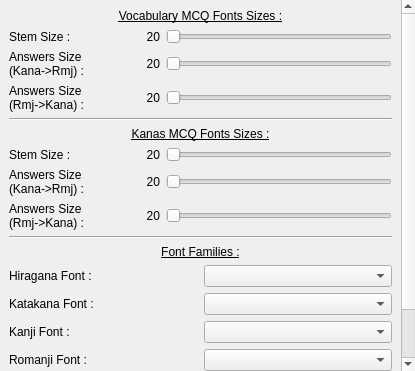
<?xml version="1.0" encoding="UTF-8"?>
<ui version="4.0">
 <class>FntSettingsPage</class>
 <widget class="QWidget" name="FntSettingsPage">
  <property name="geometry">
   <rect>
    <x>0</x>
    <y>0</y>
    <width>415</width>
    <height>371</height>
   </rect>
  </property>
  <property name="windowTitle">
   <string>Form</string>
  </property>
  <layout class="QVBoxLayout" name="verticalLayout" stretch="0">
   <property name="spacing">
    <number>0</number>
   </property>
   <property name="leftMargin">
    <number>0</number>
   </property>
   <property name="topMargin">
    <number>0</number>
   </property>
   <property name="rightMargin">
    <number>0</number>
   </property>
   <property name="bottomMargin">
    <number>0</number>
   </property>
   <item>
    <widget class="QScrollArea" name="ScrollArea">
     <property name="frameShape">
      <enum>QFrame::NoFrame</enum>
     </property>
     <property name="frameShadow">
      <enum>QFrame::Plain</enum>
     </property>
     <property name="lineWidth">
      <number>0</number>
     </property>
     <property name="verticalScrollBarPolicy">
      <enum>Qt::ScrollBarAsNeeded</enum>
     </property>
     <property name="horizontalScrollBarPolicy">
      <enum>Qt::ScrollBarAsNeeded</enum>
     </property>
     <property name="widgetResizable">
      <bool>true</bool>
     </property>
     <widget class="QWidget" name="scrollAreaWidgetContents">
      <property name="geometry">
       <rect>
        <x>0</x>
        <y>-100</y>
        <width>401</width>
        <height>471</height>
       </rect>
      </property>
      <property name="maximumSize">
       <size>
        <width>773</width>
        <height>16777215</height>
       </size>
      </property>
      <layout class="QVBoxLayout" name="verticalLayout_2">
       <item>
        <layout class="QVBoxLayout" name="VocabMCQFontSizesContainer" stretch="1,1,0,1">
         <property name="topMargin">
          <number>0</number>
         </property>
         <property name="bottomMargin">
          <number>0</number>
         </property>
         <item>
          <widget class="QLabel" name="VocabTitle">
           <property name="font">
            <font>
             <underline>true</underline>
            </font>
           </property>
           <property name="text">
            <string>Vocabulary MCQ Fonts Sizes :</string>
           </property>
           <property name="alignment">
            <set>Qt::AlignCenter</set>
           </property>
          </widget>
         </item>
         <item>
          <layout class="QHBoxLayout" name="VocabStemSizeContainer" stretch="2,3">
           <property name="topMargin">
            <number>0</number>
           </property>
           <item>
            <layout class="QHBoxLayout" name="VocabStemLabelContainer">
             <property name="leftMargin">
              <number>0</number>
             </property>
             <item>
              <widget class="QLabel" name="VocabStemLabel">
               <property name="text">
                <string>Stem Size :</string>
               </property>
              </widget>
             </item>
             <item>
              <widget class="QLabel" name="VocabStemValueLabel">
               <property name="text">
                <string>20</string>
               </property>
               <property name="alignment">
                <set>Qt::AlignRight|Qt::AlignTrailing|Qt::AlignVCenter</set>
               </property>
              </widget>
             </item>
            </layout>
           </item>
           <item>
            <widget class="QSlider" name="VocabStemSlider">
             <property name="minimum">
              <number>5</number>
             </property>
             <property name="maximum">
              <number>120</number>
             </property>
             <property name="pageStep">
              <number>5</number>
             </property>
             <property name="orientation">
              <enum>Qt::Horizontal</enum>
             </property>
            </widget>
           </item>
          </layout>
         </item>
         <item>
          <layout class="QHBoxLayout" name="VocabAnswerKanaRmjSizeContainer" stretch="2,3">
           <property name="topMargin">
            <number>0</number>
           </property>
           <item>
            <layout class="QHBoxLayout" name="VocabAnswerKanaRmjLabelContainer">
             <property name="leftMargin">
              <number>0</number>
             </property>
             <item>
              <widget class="QLabel" name="VocabAnswerKanaRmjLabel">
               <property name="text">
                <string>Answers Size
(Kana-&gt;Rmj) : </string>
               </property>
              </widget>
             </item>
             <item>
              <widget class="QLabel" name="VocabAnswerKanaRmjValueLabel">
               <property name="text">
                <string>20</string>
               </property>
               <property name="alignment">
                <set>Qt::AlignRight|Qt::AlignTrailing|Qt::AlignVCenter</set>
               </property>
              </widget>
             </item>
            </layout>
           </item>
           <item>
            <widget class="QSlider" name="VocabAnswerKanaRmjSlider">
             <property name="minimum">
              <number>5</number>
             </property>
             <property name="maximum">
              <number>120</number>
             </property>
             <property name="pageStep">
              <number>5</number>
             </property>
             <property name="orientation">
              <enum>Qt::Horizontal</enum>
             </property>
            </widget>
           </item>
          </layout>
         </item>
         <item>
          <layout class="QHBoxLayout" name="VocabAnswerRmjKanaSizeContainer" stretch="2,3">
           <property name="topMargin">
            <number>0</number>
           </property>
           <item>
            <layout class="QHBoxLayout" name="VocabAnswerRmjKanaLabelContainer">
             <property name="leftMargin">
              <number>0</number>
             </property>
             <item>
              <widget class="QLabel" name="VocabAnswerRmjKanaLabel">
               <property name="text">
                <string>Answers Size
(Rmj-&gt;Kana) : </string>
               </property>
              </widget>
             </item>
             <item>
              <widget class="QLabel" name="VocabAnswerRmjKanaValueLabel">
               <property name="text">
                <string>20</string>
               </property>
               <property name="alignment">
                <set>Qt::AlignRight|Qt::AlignTrailing|Qt::AlignVCenter</set>
               </property>
              </widget>
             </item>
            </layout>
           </item>
           <item>
            <widget class="QSlider" name="VocabAnswerRmjKanaSlider">
             <property name="minimum">
              <number>5</number>
             </property>
             <property name="maximum">
              <number>120</number>
             </property>
             <property name="pageStep">
              <number>5</number>
             </property>
             <property name="orientation">
              <enum>Qt::Horizontal</enum>
             </property>
            </widget>
           </item>
          </layout>
         </item>
        </layout>
       </item>
       <item>
        <widget class="Line" name="line_2">
         <property name="orientation">
          <enum>Qt::Horizontal</enum>
         </property>
        </widget>
       </item>
       <item>
        <layout class="QVBoxLayout" name="KanasMCQFontSizesContainer" stretch="1,1,1,1">
         <property name="topMargin">
          <number>0</number>
         </property>
         <property name="bottomMargin">
          <number>0</number>
         </property>
         <item>
          <widget class="QLabel" name="KanasMCQTitle">
           <property name="font">
            <font>
             <underline>true</underline>
            </font>
           </property>
           <property name="text">
            <string>Kanas MCQ Fonts Sizes :</string>
           </property>
           <property name="alignment">
            <set>Qt::AlignCenter</set>
           </property>
          </widget>
         </item>
         <item>
          <layout class="QHBoxLayout" name="KanasStemSizeContainer" stretch="2,3">
           <property name="bottomMargin">
            <number>0</number>
           </property>
           <item>
            <layout class="QHBoxLayout" name="KanasStemLabelContainer">
             <property name="rightMargin">
              <number>0</number>
             </property>
             <item>
              <widget class="QLabel" name="KanasStemLabel">
               <property name="text">
                <string>Stem Size :</string>
               </property>
              </widget>
             </item>
             <item>
              <widget class="QLabel" name="KanasStemValueLabel">
               <property name="text">
                <string>20</string>
               </property>
               <property name="alignment">
                <set>Qt::AlignRight|Qt::AlignTrailing|Qt::AlignVCenter</set>
               </property>
              </widget>
             </item>
            </layout>
           </item>
           <item>
            <widget class="QSlider" name="KanasStemSlider">
             <property name="sizePolicy">
              <sizepolicy hsizetype="Expanding" vsizetype="Fixed">
               <horstretch>0</horstretch>
               <verstretch>0</verstretch>
              </sizepolicy>
             </property>
             <property name="minimum">
              <number>5</number>
             </property>
             <property name="maximum">
              <number>120</number>
             </property>
             <property name="pageStep">
              <number>5</number>
             </property>
             <property name="orientation">
              <enum>Qt::Horizontal</enum>
             </property>
            </widget>
           </item>
          </layout>
         </item>
         <item>
          <layout class="QHBoxLayout" name="KanasAnswerKanaRmjSizeContainer" stretch="2,3">
           <property name="topMargin">
            <number>0</number>
           </property>
           <item>
            <layout class="QHBoxLayout" name="KanasAnswerKanaRmjLabelContainer">
             <property name="rightMargin">
              <number>0</number>
             </property>
             <item>
              <widget class="QLabel" name="KanasAnswerKanaRmjLabel">
               <property name="text">
                <string>Answers Size
(Kana-&gt;Rmj) : </string>
               </property>
              </widget>
             </item>
             <item>
              <widget class="QLabel" name="KanasAnswerKanaRmjValueLabel">
               <property name="text">
                <string>20</string>
               </property>
               <property name="alignment">
                <set>Qt::AlignRight|Qt::AlignTrailing|Qt::AlignVCenter</set>
               </property>
              </widget>
             </item>
            </layout>
           </item>
           <item>
            <widget class="QSlider" name="KanasAnswerKanaRmjSlider">
             <property name="sizePolicy">
              <sizepolicy hsizetype="Expanding" vsizetype="Fixed">
               <horstretch>0</horstretch>
               <verstretch>0</verstretch>
              </sizepolicy>
             </property>
             <property name="minimum">
              <number>5</number>
             </property>
             <property name="maximum">
              <number>120</number>
             </property>
             <property name="pageStep">
              <number>5</number>
             </property>
             <property name="orientation">
              <enum>Qt::Horizontal</enum>
             </property>
            </widget>
           </item>
          </layout>
         </item>
         <item>
          <layout class="QHBoxLayout" name="KanasAnswerRmjKanaSizeContainer" stretch="2,3">
           <property name="topMargin">
            <number>0</number>
           </property>
           <item>
            <layout class="QHBoxLayout" name="KanasAnswerRmjKanaLabelContainer">
             <property name="topMargin">
              <number>0</number>
             </property>
             <property name="rightMargin">
              <number>0</number>
             </property>
             <item>
              <widget class="QLabel" name="KanasAnswerRmjKanaLabel">
               <property name="text">
                <string>Answers Size
(Rmj-&gt;Kana) : </string>
               </property>
              </widget>
             </item>
             <item>
              <widget class="QLabel" name="KanasAnswerRmjKanaValueLabel">
               <property name="text">
                <string>20</string>
               </property>
               <property name="alignment">
                <set>Qt::AlignRight|Qt::AlignTrailing|Qt::AlignVCenter</set>
               </property>
              </widget>
             </item>
            </layout>
           </item>
           <item>
            <widget class="QSlider" name="KanasAnswerRmjKanaSlider">
             <property name="sizePolicy">
              <sizepolicy hsizetype="Expanding" vsizetype="Fixed">
               <horstretch>0</horstretch>
               <verstretch>0</verstretch>
              </sizepolicy>
             </property>
             <property name="minimum">
              <number>5</number>
             </property>
             <property name="maximum">
              <number>120</number>
             </property>
             <property name="pageStep">
              <number>5</number>
             </property>
             <property name="orientation">
              <enum>Qt::Horizontal</enum>
             </property>
            </widget>
           </item>
          </layout>
         </item>
        </layout>
       </item>
       <item>
        <widget class="Line" name="line">
         <property name="orientation">
          <enum>Qt::Horizontal</enum>
         </property>
        </widget>
       </item>
       <item>
        <layout class="QVBoxLayout" name="FontFamiliesContainer" stretch="1,1,1,1,1">
         <property name="topMargin">
          <number>0</number>
         </property>
         <property name="bottomMargin">
          <number>0</number>
         </property>
         <item>
          <widget class="QLabel" name="HiraganaTitle">
           <property name="font">
            <font>
             <underline>true</underline>
            </font>
           </property>
           <property name="text">
            <string>Font Families :</string>
           </property>
           <property name="alignment">
            <set>Qt::AlignCenter</set>
           </property>
          </widget>
         </item>
         <item>
          <layout class="QHBoxLayout" name="HiraganaFtSubContainer">
           <item>
            <widget class="QLabel" name="HiraganaFntLabel">
             <property name="text">
              <string>Hiragana Font :</string>
             </property>
            </widget>
           </item>
           <item>
            <widget class="QComboBox" name="HiraganaFntDropdown">
             <property name="sizePolicy">
              <sizepolicy hsizetype="Preferred" vsizetype="Preferred">
               <horstretch>0</horstretch>
               <verstretch>0</verstretch>
              </sizepolicy>
             </property>
            </widget>
           </item>
          </layout>
         </item>
         <item>
          <layout class="QHBoxLayout" name="KatakanaFntSubContainer">
           <item>
            <widget class="QLabel" name="katakanaFntLabel">
             <property name="text">
              <string>Katakana Font : </string>
             </property>
            </widget>
           </item>
           <item>
            <widget class="QComboBox" name="KatakanaFntDropdown">
             <property name="sizePolicy">
              <sizepolicy hsizetype="Preferred" vsizetype="Preferred">
               <horstretch>0</horstretch>
               <verstretch>0</verstretch>
              </sizepolicy>
             </property>
            </widget>
           </item>
          </layout>
         </item>
         <item>
          <layout class="QHBoxLayout" name="KanjiSubContainer">
           <property name="topMargin">
            <number>0</number>
           </property>
           <item>
            <widget class="QLabel" name="KanjiFntLabel">
             <property name="text">
              <string>Kanji Font : </string>
             </property>
            </widget>
           </item>
           <item>
            <widget class="QComboBox" name="KanjiFntDropdown">
             <property name="sizePolicy">
              <sizepolicy hsizetype="Preferred" vsizetype="Preferred">
               <horstretch>0</horstretch>
               <verstretch>0</verstretch>
              </sizepolicy>
             </property>
            </widget>
           </item>
          </layout>
         </item>
         <item>
          <layout class="QHBoxLayout" name="RomanjiFntSubContainer">
           <item>
            <widget class="QLabel" name="RomanjiFntLabel">
             <property name="text">
              <string>Romanji Font : </string>
             </property>
            </widget>
           </item>
           <item>
            <widget class="QComboBox" name="RomanjiFntDropdown">
             <property name="sizePolicy">
              <sizepolicy hsizetype="Preferred" vsizetype="Preferred">
               <horstretch>0</horstretch>
               <verstretch>0</verstretch>
              </sizepolicy>
             </property>
            </widget>
           </item>
          </layout>
         </item>
        </layout>
       </item>
       <item>
        <widget class="Line" name="line_3">
         <property name="orientation">
          <enum>Qt::Horizontal</enum>
         </property>
        </widget>
       </item>
       <item>
        <layout class="QVBoxLayout" name="NotesFontContainer">
         <property name="bottomMargin">
          <number>0</number>
         </property>
         <item>
          <widget class="QLabel" name="label">
           <property name="font">
            <font>
             <underline>true</underline>
            </font>
           </property>
           <property name="text">
            <string>Notes :</string>
           </property>
           <property name="alignment">
            <set>Qt::AlignCenter</set>
           </property>
          </widget>
         </item>
         <item>
          <layout class="QHBoxLayout" name="NotesFontSizeContainer" stretch="2,3">
           <property name="bottomMargin">
            <number>0</number>
           </property>
           <item>
            <layout class="QHBoxLayout" name="NotesFontSizeLabelContainer">
             <item>
              <widget class="QLabel" name="NotesFontSizeLabel">
               <property name="text">
                <string>Font Size :</string>
               </property>
              </widget>
             </item>
             <item>
              <widget class="QLabel" name="NotesFontSizeValueLabel">
               <property name="layoutDirection">
                <enum>Qt::LeftToRight</enum>
               </property>
               <property name="text">
                <string>20</string>
               </property>
               <property name="alignment">
                <set>Qt::AlignRight|Qt::AlignTrailing|Qt::AlignVCenter</set>
               </property>
              </widget>
             </item>
            </layout>
           </item>
           <item>
            <widget class="QSlider" name="NotesFontSizeSlider">
             <property name="minimum">
              <number>5</number>
             </property>
             <property name="maximum">
              <number>20</number>
             </property>
             <property name="pageStep">
              <number>1</number>
             </property>
             <property name="orientation">
              <enum>Qt::Horizontal</enum>
             </property>
            </widget>
           </item>
          </layout>
         </item>
        </layout>
       </item>
      </layout>
     </widget>
    </widget>
   </item>
  </layout>
 </widget>
 <resources/>
 <connections/>
</ui>
